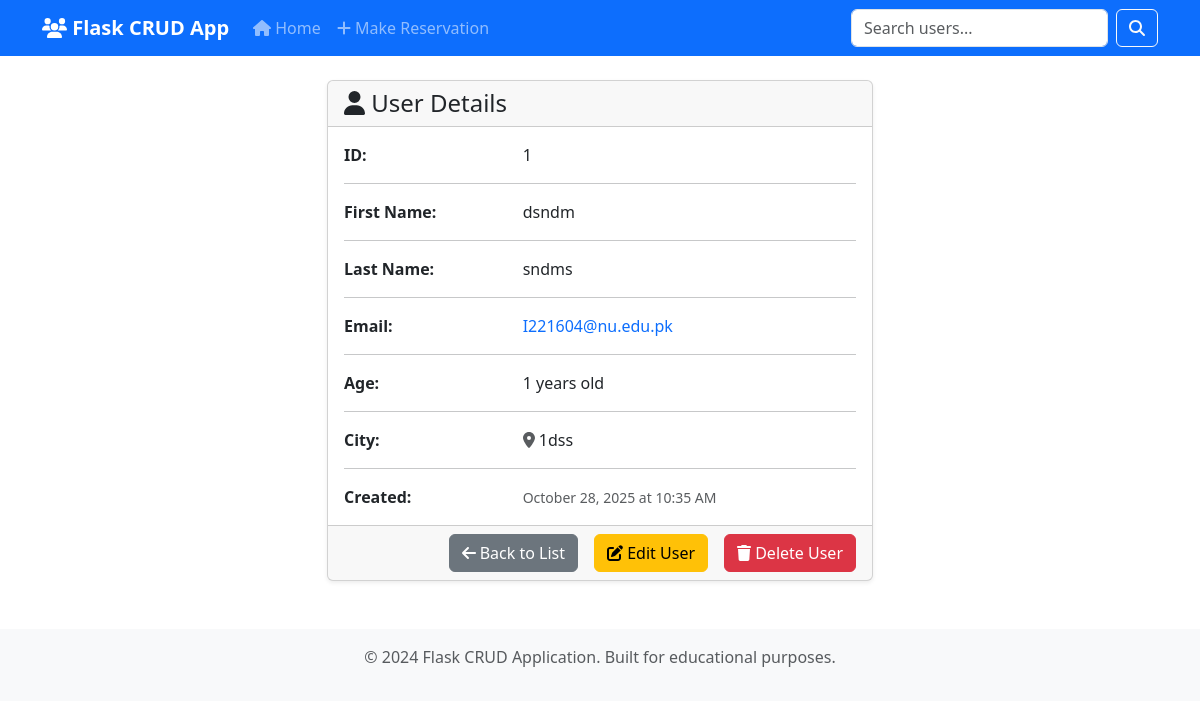
Screenshot of /view/1 with the database file from the repository.
### skeleton_app.py (models this page shows, shortened)
class User(db.Model):
    id = db.Column(db.Integer, primary_key=True)
    first_name = db.Column(db.String(50), nullable=False)
    last_name = db.Column(db.String(50), nullable=False)
    email = db.Column(db.String(120), unique=True, nullable=False)
    age = db.Column(db.Integer, nullable=False)
    city = db.Column(db.String(50), nullable=False)
    created_at = db.Column(db.DateTime, default=datetime.utcnow)

### skeleton_app.py (the view)
@app.route('/view/<int:user_id>')
def view_user(user_id):
    user = User.query.get_or_404(user_id)  # Replace this line with your implementation
    return render_template('view.html', user=user)

### templates/view.html (shortened to what this page needs)
{% extends "base.html" %}
{% block content %}
<div class="row justify-content-center">
    <div class="col-md-8 col-lg-6">
        {% if user %}
            <div class="card">
                <div class="card-header">
                    <h4 class="card-title mb-0">
                        <i class="fas fa-user"></i> User Details
                    </h4>
                </div>
                <div class="card-body">
                    <div class="row">
                        <div class="col-sm-4">
                            <strong>ID:</strong>
                        </div>
                        <div class="col-sm-8">
                            {{ user.id }}
                        </div>
                    </div>
                    <hr>
                    <div class="row">
                        <div class="col-sm-4">
                            <strong>First Name:</strong>
                        </div>
                        <div class="col-sm-8">
                            {{ user.first_name }}
                        </div>
                    </div>
                    <hr>
                    <div class="row">
                        <div class="col-sm-4">
                            <strong>Last Name:</strong>
                        </div>
                        <div class="col-sm-8">
                            {{ user.last_name }}
                        </div>
                    </div>
                    <hr>
                    <div class="row">
                        <div class="col-sm-4">
                            <strong>Email:</strong>
                        </div>
                        <div class="col-sm-8">
                            <a href="mailto:{{ user.email }}" class="text-decoration-none">
                                {{ user.email }}
                            </a>
                        </div>
                    </div>
                    <hr>
                    <div class="row">
                        <div class="col-sm-4">
                            <strong>Age:</strong>
                        </div>
                        <div class="col-sm-8">
                            {{ user.age }} years old
                        </div>
                    </div>
                    <hr>
                    <div class="row">
                        <div class="col-sm-4">
                            <strong>City:</strong>
                        </div>
                        <div class="col-sm-8">
                            <i class="fas fa-map-marker-alt text-muted"></i> {{ user.city }}
                        </div>
                    </div>
                    <hr>
                    <div class="row">
                        <div class="col-sm-4">
                            <strong>Created:</strong>
                        </div>
                        <div class="col-sm-8">
                            <small class="text-muted">
                                {{ user.created_at.strftime('%B %d, %Y at %I:%M %p') if user.created_at else 'N/A' }}
                            </small>
                        </div>
                    </div>
                </div>
                <div class="card-footer">
                    <div class="d-grid gap-2 d-md-flex justify-content-md-end">
                        <a href="{{ url_for('index') }}" class="btn btn-secondary me-md-2">
                            <i class="fas fa-arrow-left"></i> Back to List
                        </a>
                        <a href="{{ url_for('update_user', user_id=user.id) }}" class="btn btn-warning me-md-2">
                            <i class="fas fa-edit"></i> Edit User
                        </a>
                        <a href="{{ url_for('delete_user', user_id=user.id) }}"
                           class="btn btn-danger"
                           onclick="return confirm('Are you sure you want to delete this user?')">
                            <i class="fas fa-trash"></i> Delete User
                        </a>
                    </div>
                </div>
            </div>
        {% endif %}
    </div>
</div>
{% endblock %}

### templates/base.html (style rules this page uses)
.card { box-shadow: 0 0.125rem 0.25rem rgba(0, 0, 0, 0.075); }

### rows the page displays
User: id "1", first_name "dsndm", last_name "sndms", email "I221604@nu.edu.pk", age "1", city "1dss", created_at "October 28, 2025 at 10:35 AM"
